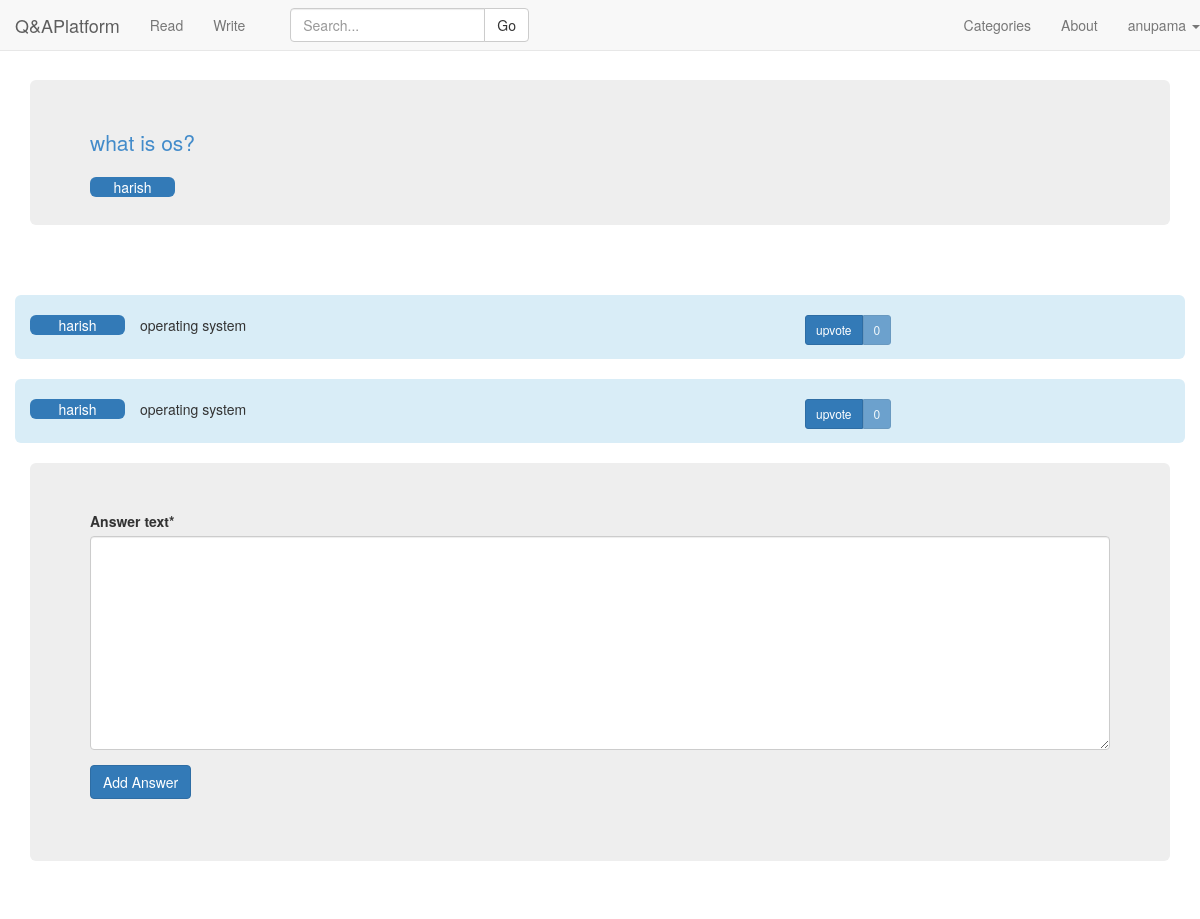
Before: /write/17 (signed in) with the older database file.
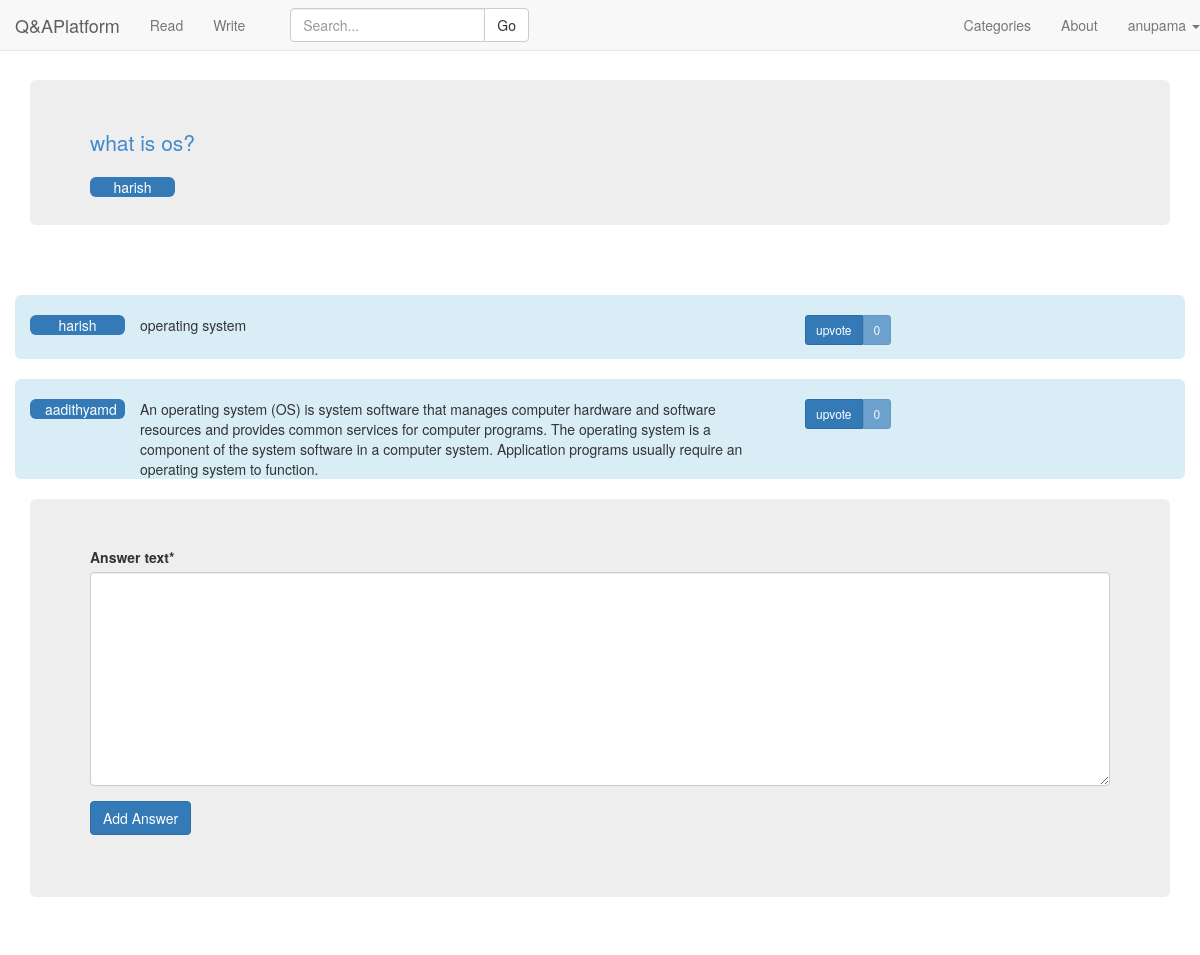
After: the same page with the newer database file.
### QA/models.py (models this page shows, shortened)
class Question(models.Model):
	question_text = models.TextField(blank=False,null=True)
	follow = models.IntegerField(default=0)
	author = models.ForeignKey(Customuser)
	upload = models.FileField(upload_to='uploads/%Y/%m/%d/',blank=True,null=True) #if null is true then NULL is set if no value
	timestamp = models.DateTimeField(auto_now_add=True, auto_now=False)# but in forms, set blank=True,form can be left.
	updated = models.DateTimeField(auto_now_add=False, auto_now=True)
	category1 = models.ForeignKey(Categories,blank=True,null=True,related_name='category1')
	category2 = models.ForeignKey(Categories,blank=True,null=True,related_name='category2')
	category3 = models.ForeignKey(Categories,blank=True,null=True,related_name='category3')
	category4 = models.ForeignKey(Categories,blank=True,null=True,related_name='category4')
	class Meta:
		ordering = ['follow','-timestamp']

class Answer(models.Model):
	answer_text = models.TextField(blank=False,null=True)
	timestamp = models.DateTimeField(auto_now_add=True, auto_now=False)
	question = models.ForeignKey(Question)
	author = models.ForeignKey(Customuser)
	upvotes = models.IntegerField(default=0)
	faculty_upvote = models.IntegerField(default=0)
	verify = models.BooleanField(default=False)

### QA/views.py (the view)
# urls.py: url(r'^write/(?P<question_id>[0-9]*)$',QA.views.detail ,name='question_id'), ##
@login_required
def detail(request, question_id):
	if request.user.is_superuser:
		return HttpResponseRedirect('/report')
	answer = Answer.objects.filter(question = question_id)
	ques = Question.objects.get(pk=question_id)
	question = Question.objects.filter(pk=question_id) #list obtained for iteration in template
	current_users_upvoted_content = Upvote.objects.filter(upvoted_user=request.user)
	current_users_upvoted_answers = []
	for i in current_users_upvoted_content:
		current_users_upvoted_answers.append(i.answer)
	title = "Question is "
	author = Customuser.objects.get(username=request.user.username)
	if request.method == 'POST' and (request.POST.get("submit","") == "upvote" or request.POST.get("submit","") == "upvoted"):
		answer_id = request.POST.get("answer_id","")
		answer = Answer.objects.get(pk=answer_id)
		User = request.user
		if Upvote.objects.filter(upvoted_user=User,answer=answer).exists():
			up = Upvote.objects.get(upvoted_user=User,answer=answer)
			up.delete()
			answer.upvotes-=1
			if request.user.is_staff:
				answer.faculty_upvote-=1
			answer.save()
		else:
			vote = Upvote(upvoted_user=User,answer=answer,question=answer.question)
			answer.upvotes+=1
			if request.user.is_staff:
				answer.faculty_upvote+=1
			answer.save()
			vote.save()
		return HttpResponseRedirect('/write/%s' % str(question_id))
	if request.user.is_authenticated:
		if request.method == 'POST' and request.POST.get("submit","") == "delete":
			answer_id = request.POST.get("answer_id","")
			answer = Answer.objects.get(pk=answer_id)
			if request.user.is_staff or request.user.username==answer.author.username:
				answer.delete()
			return HttpResponseRedirect('/write/%s' % str(question_id))
		if request.method == 'POST' and request.POST.get("submit","") == "Delete Question":
			question_id = request.POST.get("question_id","")
			print question_id
			question = Question.objects.get(pk=question_id)
			if request.user.is_staff or request.user.username==question.author.username:
				question.delete()
			return HttpResponseRedirect('/write/')
	if request.method == 'POST' and request.POST.get("submit","") == "Add Answer":
		form = add_Answer_Form(data=request.POST)
		if form.is_valid():
			ans = Answer(answer_text=form.clean_text(),question=ques,author=author)
			ans.save()
			return HttpResponseRedirect('/write/%s' % str(question_id))
	elif request.method == 'POST' and (request.POST.get("submit","") == "verify" or request.POST.get("submit","") == "verified") :
		if request.user.is_authenticated() and request.user.is_staff:
			answer_id = request.POST.get("answer_id","")
			ans = Answer.objects.get(pk=answer_id)
			if ans.verify == False:
				ans.verify = True
			else:
				ans.verify = False
			ans.save()
			form = add_Answer_Form()
			return render(request, 'staff_detail.html', {"template_title":title,"answer":answer,
			'form':form,'question': question,'check_upvoted_already': current_users_upvoted_answers })
	if request.user.is_authenticated():
		if request.user.is_staff:
			form = add_Answer_Form()
			return render(request, 'staff_detail.html', {"template_title":title,"answer":answer,
			'form':form,'question': question,'check_upvoted_already': current_users_upvoted_answers })
	form = add_Answer_Form()
	return render(request, 'detail.html', {"template_title":title,"answer":answer,
			'form':form,'question': question,'check_upvoted_already': current_users_upvoted_answers })

### QA/forms.py (shortened to what this page needs)
class add_Answer_Form(forms.ModelForm):
	class Meta:
		model = Answer
		fields = ['answer_text']

### QA/models.py (called while the page is built)
	def __str__(self):
		return self.username

### QA/templates/detail.html (shortened to what this page needs)
{% extends 'base.html' %}
{% load crispy_forms_tags %}
{% block question_container %}
{% for i in question %}
  <div class="container">
  	<div class="jumbotron">
      <a class="lead" href="{{i.pk}}">{{i.question_text}}</a><br>
      <br>
      <div class="col-md-1 bg-primary img-rounded text-center word-wrap">
        {{i.author}}
      </div>
    </div>
  </div>
{% endfor %}
{% endblock %}
{% block answer_container %}
{% for i in answer %}
  <br>
  <div class="container img-rounded bg-info"><br>
      <div class="col-md-1 bg-primary img-rounded text-center word-wrap">
        {{i.author}}
      </div>
       <div class="col-md-7 ">  {{i.answer_text}} </div>
      <div class="col-md-2 ">
        <form method='POST' action=''>
        {% if i in check_upvoted_already  %}
          <div class="btn-group">
            <input type="submit" name='submit' class="btn btn-default btn-sm " value='upvoted'/>
            <input type="hidden" name="answer_id" value="{{i.pk}}" />
            <button type="button" class="btn btn-default btn-sm disabled ">{{i.upvotes}}</button>
          </div>
        {% else %}
          <div class="btn-group">
            <input class='btn btn-primary btn-sm' name='submit' type='submit' value='upvote'/>
            <button class="btn btn-primary btn-sm disabled">{{i.upvotes}}</button>
          </div>
        {% endif %}
        </form>
  		</div>
  </div>
{% endfor %}
{% endblock %}
{% block home_container %}
<br>
{% endblock %}
{% block read_container %}
<br>
<div class="container">
  <div class="jumbotron">
    <div class="row">
       <div class="col-md-12 ">
        <form method='POST' action=''>
          {{ form | crispy }}
          <input class='btn btn-primary' name='submit' type='submit' value='Add Answer'/>
        </form>
        </div>
    </div>
  </div>
</div>
{% endblock %}

### QA/templates/navbar.html (shortened to what this page needs)
<nav class="navbar navbar-default navbar-fixed-top" role="navigation">
  <div class="navbar-header">
   <a class="navbar-brand" href="{% url 'home' %}">Q&amp;APlatform</a>
  </div>
{% if user.is_authenticated %}
{% if user.is_superuser %}
  <div class="collapse navbar-collapse" id="bs-example-navbar-collapse-1">
    <ul class="nav navbar-nav">
      <li><a href="{% url 'report' %}">Report</a></li>
    </ul>
    <ul class="nav navbar-nav navbar-right">
      <li><a href="{% url 'about' %}">About</a></li>
      <li class="dropdown">
        <a href="#" class="dropdown-toggle" data-toggle="dropdown">{{request.user.username}} <b class="caret"></b></a>
        <ul class="dropdown-menu">
          <li><a href="/admin">Settings</a></li>
          <li class="divider"></li>
          <li><a href="/admin/logout">Log Out</a></li>
        </ul>
      </li>
    </ul>
  </div>
{% else %}
 <div class="collapse navbar-collapse" id="bs-example-navbar-collapse-1">
   <ul class="nav navbar-nav">
     <li><a href="{% url 'read' %}">Read</a></li>
     <li><a href="{% url 'write' %}">Write</a></li>
   </ul>
   <div class="col-sm-3 col-md-3">
       <form class="navbar-form" type="get" action="{% url 'search' %}" >
       <div class="input-group">
           <input id="search_box" type="text" name="search_box"  placeholder="Search..." class="form-control" >
           <div class="input-group-btn">
               <button id="search_submit" class="btn btn-default" type="submit">Go</button>
           </div>
       </div>
       </form>
   </div>
   <ul class="nav navbar-nav navbar-right">
     <li><a href="/categories">Categories</a></li>
     <li><a href="{% url 'about' %}">About</a></li>
     <li class="dropdown">
       <a href="#" class="dropdown-toggle" data-toggle="dropdown">{{request.user.first_name}} <b class="caret"></b></a>
     </li>
   </ul>
 </div>
 {% endif %}
{% else %}
  <div class="collapse navbar-collapse" id="bs-example-navbar-collapse-1">
    <ul class="nav navbar-nav navbar-right">
      <li><a href="{% url 'about' %}">About</a></li>
    </ul>
  </div>
{% endif %}
</nav>

Changed rows visible on the page:
removed Answer: author "harish", answer_text "operating system", upvotes "0"
added Answer: author "aadithyamd", answer_text "An operating system (OS) is system software that manages computer hardware and software resources and provides common services for computer programs. The operating system is a component of the system software in a computer system. Application programs usually require an operating system to function.", upvotes "0"
